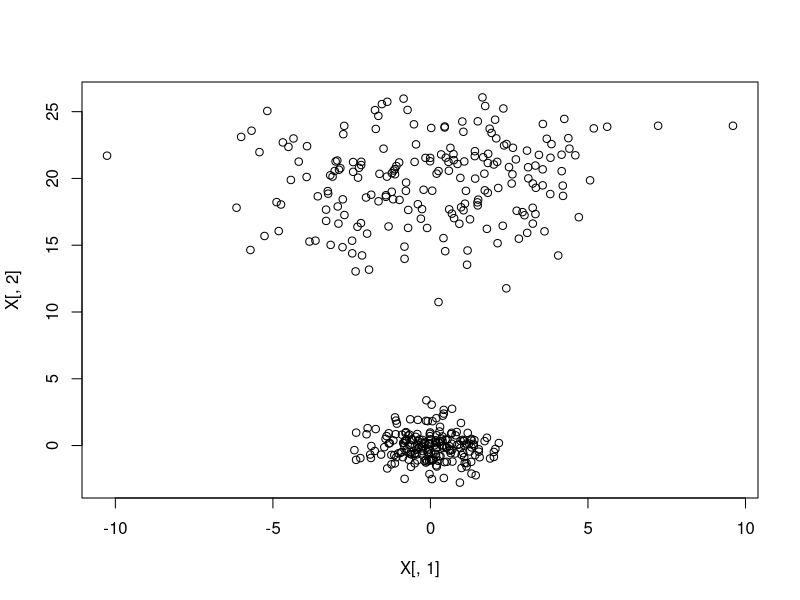
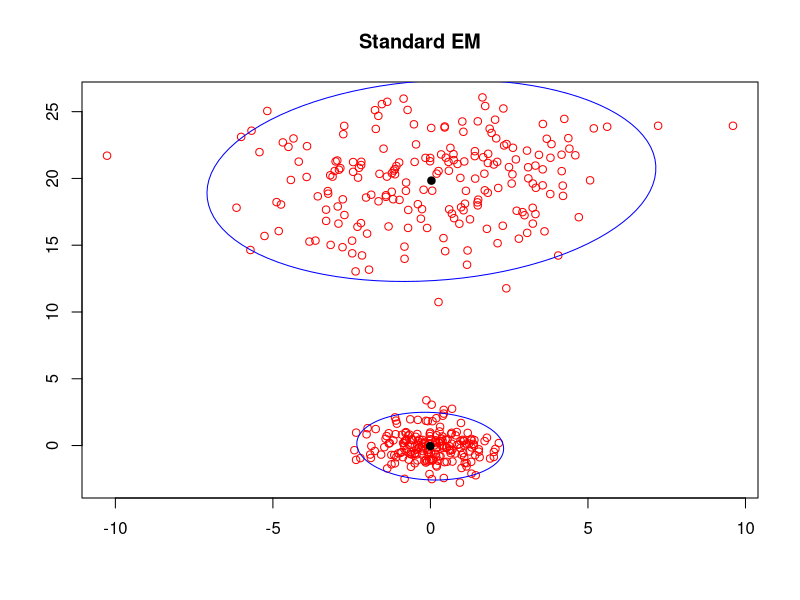
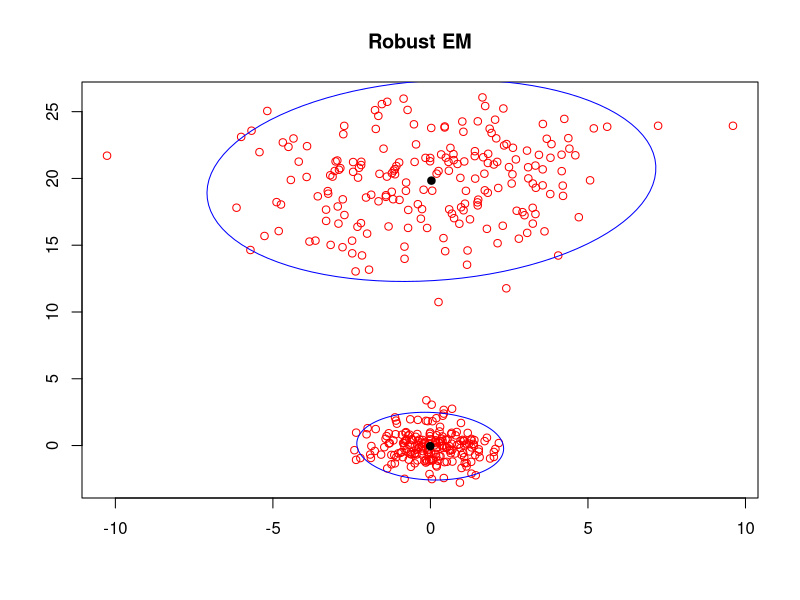

Write R code to recreate these figures, in order.
#detach("package:vegan", unload=TRUE)
#rm(list = ls())
library(MASS)
library(mvtnorm)
library(gdata)
library(ellipse)

######Example 1, repeat the results for 100 times
alpha = c(1/2,1/2)

mu_1 <- c(0,0)
mu_2 <- c(0,20)

d = length(mu_1)

covar_1 <- matrix(c(1,0,0,1), nrow = 2, byrow = TRUE)
covar_2 <- matrix(c(9,0,0,9), nrow = 2, byrow = TRUE)

n <- 400
n_1  = n*alpha[1]
n_2  = n*alpha[2]


EM_mu <- list()
EM_sigma <- list()

EM_mu_w <- list()
EM_sigma_w <- list()
EM_iteration <- list()

cluster <- list()
mu <- list()
sigma <- list()

mu_w <- list()
sigma_w <- list()
iteration <- list()

loop = 1

for (z in 1:loop){

distr_1 <- mvrnorm(n_1,mu=mu_1,Sigma=covar_1)
distr_2 <- mvrnorm(n_2,mu=mu_2,Sigma=covar_2)

X <- rbind(distr_1,distr_2)

data_list <- list()
for (i in 1:n) data_list[[i]] <- c(X[i,1],X[i,2])

plot(X[,1], X[,2])

####EM clustering algorithm for normal mixture
c = 2
e = 0.00001
s = 1

##inital values
#Step 1
Z_old = matrix(runif(c*n),ncol = c)
Z_old <- t(apply(Z_old, 1, function(i) i/sum(i)))

Z <- Z_old

##Estimation
#Step 2
while(s>0){
  alpha_hat <- (t(c(rep(1,n)))%*%Z)/n
  
  z_row_inv <- diag(c)
  for (i in 1:c) z_row_inv[i,i] <- 1/sum(Z[,i])
  
  mu_hat <- z_row_inv%*%(t(Z)%*%X)
  mu_list <- as.list(as.data.frame(t(mu_hat)))
  
  #Step 3
  covar_hat <- list()
  for (i in 1:c) {
    num_sum = matrix(c(rep(0,d*d)),ncol = d)
    list_1 <- list()
    for (j in 1:n){
      list_1[[j]] <- X[j,] - mu_list[[i]]
      add_term = Z[j,i]*list_1[[j]]%*%t(list_1[[j]])
      num_sum = num_sum + add_term
    }
    covar_hat[[i]] = num_sum/sum(Z[,i])
  }
  
  #Define a function to calculate the posterior distribution with weight alpha
  Posterior <- function(A,v){
    alpha_hat[v]*dmvnorm(A,mean = mu_list[[v]], sigma = covar_hat[[v]])
  }
  
  for (i in 1:c){
    Z[,i] <- apply(X,MARGIN = 1,FUN = Posterior,v=i)
  }
  
  Z <- t(apply(Z, 1, function(i) i/sum(i)))
  
  #Step 4
  if (norm(Z-Z_old, type = "I") < e) {
    t=s
    s = 0}
  else {
    Z_old = Z
    s = s + 1
  }
}

EM_mu[[z]] <- mu_list
EM_sigma[[z]] <- covar_hat

EM_mu_w[[z]] <- c(rep(0,d))
EM_sigma_w[[z]] <- matrix(c(rep(0,d*d)), nrow = d, byrow = TRUE)
EM_iteration[[z]] <- t-1

for (i in 1:c){
  EM_mu_w[[z]] <- EM_mu_w[[z]] + alpha_hat[[i]]*mu_list[[i]]
  EM_sigma_w[[z]] <- EM_sigma_w[[z]] + alpha_hat[[i]]*covar_hat[[i]]
}


####A robust EM clustering algorithm for normal mixture
e = 0.00001
t = 1

##initial values
#Step 1
b = 1
c = n

c_list <- list()
c_list[[1]] <- c

alpha_hat <- c(rep(1/n,n))
mu_hat <- X
mu_list <- as.list(as.data.frame(t(X)))

#Step 2
D <- list()

M <- 0*diag(n)
for (i in 1:d){
  M_diff <- outer(X[,d],X[,d],"-")^2
  M = M + M_diff
}

for (i in 1:n){
  D[[i]] <- sort(M[i,])
}

gamma = 0.0001
Q <- diag(d)

covar_hat <- list()
for (i in 1:c){
  covar_hat[[i]] <- D[[i]][ceiling(sqrt(c))]*diag(d)
}

#Step 3
Z = matrix(runif(c*n),ncol = c)

Posterior <- function(A,v){
  alpha_hat[v]*dmvnorm(A,mean = mu_list[[v]], sigma = covar_hat[[v]])
}

for (i in 1:c){
  Z[,i] <- apply(X,MARGIN = 1,FUN = Posterior,v=i)
}

Z <- t(apply(Z, 1, function(i) i/sum(i)))

##Estimation
#Step 4
#while(t>0){
z_row_inv <- diag(c)
for (i in 1:c) z_row_inv[i,i] <- 1/sum(Z[,i])

mu_hat <- z_row_inv%*%(t(Z)%*%X)
mu_list <- as.list(as.data.frame(t(mu_hat)))

#Step 5
while(t>0){
  alpha_hat_old <- alpha_hat
  
  alpha_EM <- (t(c(rep(1,n)))%*%Z)/n
  
  alpha_old_M <- diag(c)
  for (i in 1:c){
    alpha_old_M[i,i] <- alpha_hat[i]
  }
  
  E <- (t(alpha_hat_old)%*%log(alpha_hat_old))[1]*t(c(rep(1,c)))
  
  alpha_hat <- alpha_EM + b*(log(alpha_hat_old)-E)%*%alpha_old_M
  
  #Step 6
  eta  = min(1,0.5^(floor(d/2-1)))
  
  b1 <- sum(exp(-1*eta*n*abs(alpha_hat-alpha_hat_old)))/c
  b2 <- (1-max(alpha_EM))/(-1*max(alpha_hat_old)*(t(alpha_hat_old)%*%log(alpha_hat_old))[1])
  
  b <- min(b1,b2)
  
  #Step 7
  c <- length(alpha_hat[alpha_hat > 1/n])
  c_list[[t+1]] <- c
  
  Z <- Z[,which(alpha_hat > 1/n)]
  Z <- t(apply(Z, 1, function(i) i/sum(i)))
  
  mu_hat_old <- mu_hat[which(alpha_hat > 1/n),]
  mu_hat <- mu_hat[which(alpha_hat > 1/n),]
  mu_list <- as.list(as.data.frame(t(mu_hat)))
  
  alpha_hat <- alpha_hat[which(alpha_hat > 1/n)]
  alpha_hat <- alpha_hat/sum(alpha_hat)
  
  v <- max(t-60,1)
  
  if ((t >= 61) && (c_list[[v]]-c_list[[t]] == 0)) {b = 0}
  
  #Step 8
  covar_hat <- list()
  for (i in 1:c) {
    num_sum = matrix(c(rep(0,d*d)),ncol = d)
    list_1 <- list()
    for (j in 1:n){
      list_1[[j]] <- X[j,]-mu_list[[i]]
      add_term = Z[j,i]*list_1[[j]]%*%t(list_1[[j]])
      num_sum = num_sum + add_term
    }
    covar_hat[[i]] = (1-gamma)*num_sum/sum(Z[,i])+gamma*Q
  }
  
  #Step 9
  Z_old <- Z
  
  Posterior <- function(A,v){
    alpha_hat[v]*dmvnorm(A,mean = mu_list[[v]], sigma = covar_hat[[v]])
  }
  
  for (i in 1:c){
    Z[,i] <- apply(X,MARGIN = 1,FUN = Posterior,v=i)
  }
  
  Z <- t(apply(Z, 1, function(i) i/sum(i)))
  
  #Step 10
  z_row_inv <- diag(c)
  for (i in 1:c) z_row_inv[i,i] <- 1/sum(Z[,i])
  
  mu_hat <- z_row_inv%*%(t(Z)%*%X)
  mu_list <- as.list(as.data.frame(t(mu_hat)))
  
  #Step 11
  #if (norm(Z-Z_old, type = "I") < e) t = 0
  #else {
  #  Z_old = Z
  #  t = t + 1
  #}
  if (max((mu_hat-mu_hat_old)^2%*%matrix(rep(1,d),ncol=1))<e) {t=0
  } else {t=t+1}
}

cluster[[z]] <- c
mu[[z]] <- mu_list
sigma[[z]] <- covar_hat

mu_w[[z]] <- c(rep(0,d))
sigma_w[[z]] <- matrix(c(rep(0,d*d)), nrow = d, byrow = TRUE)

for (i in 1:c){
  mu_w[[z]] <- mu_w[[z]] + alpha_hat[[i]]*mu_list[[i]]
  sigma_w[[z]] <- sigma_w[[z]] + alpha_hat[i]*covar_hat[[i]]
  iteration[[z]] <- length(c_list)-1
}

}

######Result
EM_mean <- c(rep(0,d))
EM_covariance <- matrix(c(rep(0,d*d)), nrow = d, byrow = TRUE)

for (i in 1:loop){
  EM_mean = EM_mean + EM_mu_w[[i]]/loop
  EM_covariance = EM_covariance + EM_sigma_w[[i]]/loop
}

mean(unlist(EM_iteration))

mu_c <- mu_w[which(unlist(cluster)==2)]
covariance_c <- sigma_w[which(unlist(cluster)==2)]

mean <- c(rep(0,d))
covariance <- matrix(c(rep(0,d*d)), nrow = d, byrow = TRUE)

for (i in 1:length(unlist(cluster)[unlist(cluster)==2])){
  mean = mean + mu_c[[i]]/length(unlist(cluster)[unlist(cluster)==2])
  covariance = covariance + covariance_c[[i]]/length(unlist(cluster)[unlist(cluster)==2])
}

length(unlist(cluster)[unlist(cluster)==2])
mean(unlist(iteration))

####Scatter plot and confidence ellipse (sqrt(5.991*lambda))
#Standard EM
plot(X[,1], X[,2],main = "Standard EM",xlab = "",ylab = "",col="red")
lines(ellipse(x=EM_sigma[[1]][[1]], centre=EM_mu[[1]][[1]],level=0.95)[,1],ellipse(x=EM_sigma[[1]][[1]], centre=EM_mu[[1]][[1]],level=0.95)[,2],type = "l",col="blue")
lines(ellipse(x=EM_sigma[[1]][[2]], centre=EM_mu[[1]][[2]],level=0.95)[,1],ellipse(x=EM_sigma[[1]][[2]], centre=EM_mu[[1]][[2]],level=0.95)[,2],type = "l",col="blue")
points(EM_mu[[1]][[1]][1],EM_mu[[1]][[1]][2],type="p",pch=19)
points(EM_mu[[1]][[2]][1],EM_mu[[1]][[2]][2],type="p",pch=19)

#Robust EM
plot(X[,1], X[,2],main = "Robust EM",xlab = "",ylab = "",col="red")
lines(ellipse(x=sigma[[1]][[1]], centre=mu[[1]][[1]],level=0.95)[,1],ellipse(x=sigma[[1]][[1]], centre=mu[[1]][[1]],level=0.95)[,2],type = "l",col="blue")
lines(ellipse(x=sigma[[1]][[2]], centre=mu[[1]][[2]],level=0.95)[,1],ellipse(x=sigma[[1]][[2]], centre=mu[[1]][[2]],level=0.95)[,2],type = "l",col="blue")
points(mu[[1]][[1]][1],mu[[1]][[1]][2],type="p",pch=19)
points(mu[[1]][[2]][1],mu[[1]][[2]][2],type="p",pch=19)
